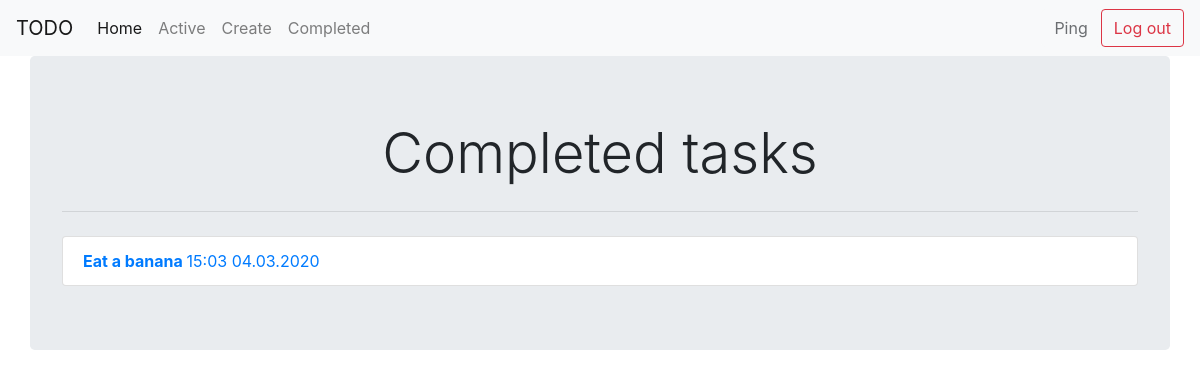
/completed/ (signed in), run on an earlier commit of the app's database.
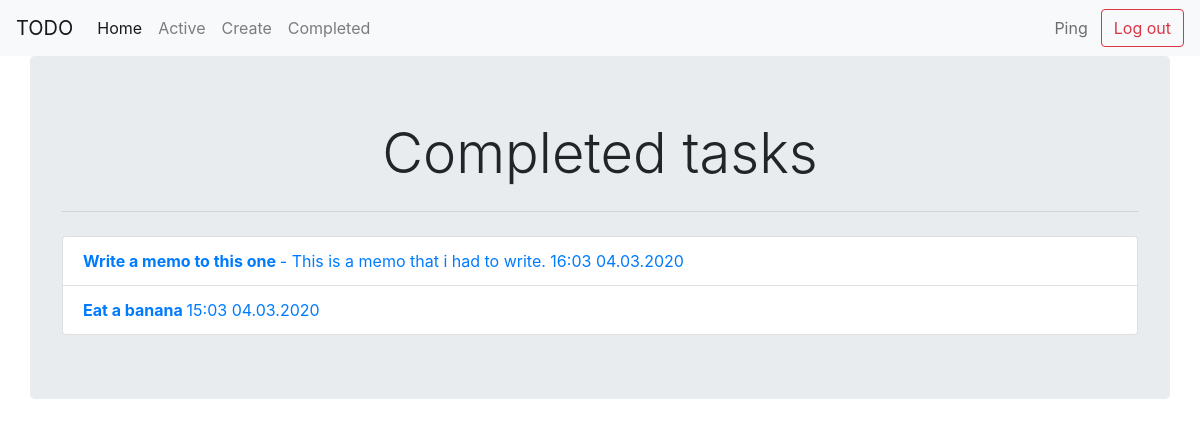
And on a later commit of the database.
### todo/models.py (models this page shows, shortened)
class Todo(models.Model):
    title = models.CharField(max_length=100)
    memo = models.TextField(blank=True)
    created_time = models.DateTimeField(auto_now_add=True)
    completed_time = models.DateTimeField(null=True, blank=True)
    important = models.BooleanField(default=False)
    user = models.ForeignKey(User, on_delete=models.CASCADE)

### todo/views.py (the view)
# urls.py: path('completed/', views.completed, name="completed"),
@login_required
def completed(request):
    todos = Todo.objects.filter(user=request.user, completed_time__isnull=False).order_by('-completed_time')
    return render(request, "todo/completed.html", {"todos": todos})

### todo/templates/todo/completed.html
{% extends 'todo/base.html' %}
{% block title %}
    Completed tasks
{% endblock %}
{% block content %}
    <ul class="list-group">
    {% for todo in todos %}
        <li class="list-group-item">
            <a href="{% url 'view_todo' todo.id %}">
                {% if todo.important %}<b>{% endif %}
                {{todo.title}}
                {% if todo.important %}</b>{% endif %}
                {% if todo.memo %}
                    - {{ todo.memo }}
                {% endif %}
                {{todo.completed_time|date:'H:m d.m.Y'}}
            </a>
        </li>
    {% endfor %}
</ul>
{% endblock %}

What changed in the data, as far as the page shows it:
now on this page (row edited): Todo: title "Write a memo to this one", memo "This is a memo that i had to write.", completed_time "16:03 04.03.2020"
